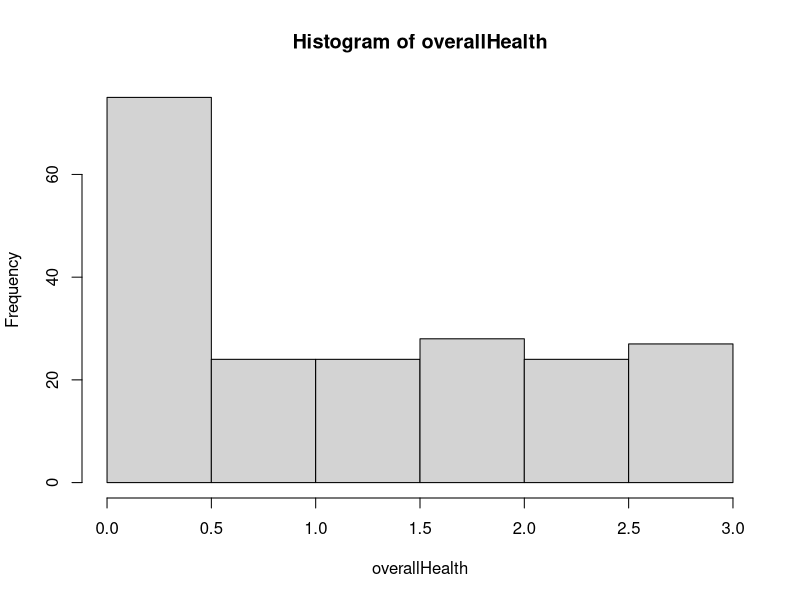

The R script that drew this image: (Note: this script raises an error after producing the figure.)
options(digits=10)
library(jsonlite)
library(RColorBrewer)
#--------------------------------------------------------------------------------
toMarkerAndInfoWindow <- function(row)
{
   s0 <- "marker = new google.maps.Marker({"
   s1 <- sprintf("      position: {lat: %10.6f, lng: %10.6f}, ", row$lat, row$lon)
   s2 <- sprintf("      map, title: '%s',", row$id)
   s3 <- sprintf("      icon: %s", "defaultTreeMarker")
   s4 <- "      })"
   s <- sprintf("   %s\n%s\n%s\n%s\n%s", s0, s1, s2, s3, s4)

   iw0 <- "infoWindow = new google.maps.InfoWindow({"
   iw1 <- sprintf("       content: '%s'", row$id)
   iw2 <- "         })"
   iw <- sprintf("   %s\n%s\n%s", iw0, iw1, iw2)

   return(sprintf("%s\n%s", s, iw))

} # toMarker
#--------------------------------------------------------------------------------
tbl <- read.table("hemlocks.csv", sep=",", header=TRUE, as.is=TRUE, nrow=-1)
healthSums <- apply(tbl[, c("h1", "h2", "h3")], 1, sum, na.rm=TRUE)
goodValues <- apply(tbl[, c("h1", "h2", "h3")], 1, function(row) length(which(!is.na(row))))
overallHealth <- round(healthSums/goodValues, digits=2)
hist(overallHealth)
tbl$h <- overallHealth
preferredColumnOrder <- c("id","lat","lon","dbh","h1","h2","h3","h","aspect","slope","date","comments","observer")
tbl <- tbl[, preferredColumnOrder]

# tbl <- subset(tbl, date=="2024-02-10") # & observer=="paul")

write.table(tbl, "tblFinal.csv", sep=",", quote=FALSE, row.names=FALSE)
print(dim(tbl))
jsonText = toJSON(tbl, na="string", digits=6)
writeLines(jsonText, con="hemlocks.json")
printf("wrote %d lines to hemlock.json", nrow(tbl))
#for(i in 1:5)  # nrow(tbl))
#    writeLines(toMarkerAndInfoWindow(tbl[i,]))
#----------------------------------------------------------------------------------------------------
exploreColors <- function()
{
    colors <- rev(colorRampPalette(c("green", "lightgreen", "gray", "black"))(7))
    breaks <- c(0.5,1.0,1.5,2.0,2.5,3.0,3.5)

    plot(breaks, y=rep(10, length(breaks)), cex=8, xlim=c(0, 4), bg=colors,pch=21)

} # exploreColors
#--------------------------------------------------------------------------------
exploreContrasrts <- function()
{
   midpoint <- 47.556020
   dim(tbl)
   tbl.n <- subset(tbl, lat >= midpoint)
   tbl.s <- subset(tbl, lat < midpoint)
   boxplot(tbl.n$h, tbl.s$h, names=c("graveyard", "garden"), main="Hemlock Health scaled 0-3")
   boxplot(tbl.n$dbh, tbl.s$dbh, names=c("graveyard", "garden"), main="Hemlock Diameter (DBH inches)")

}
#--------------------------------------------------------------------------------
